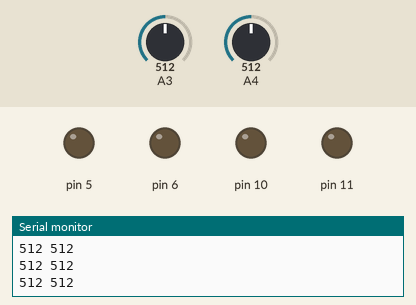
Bench run of a sketch on a simulated Arduino Uno, built with avr-gcc and run on an emulated ATmega328P. Parts: output pins drawn as LEDs (lit = HIGH), the last lines printed to the serial monitor. The inputs (shaded band) are chosen by the test bench; at power-on: A3 = 512, A4 = 512.

Above: at 1.2 s.
1.3 s: A3 set to 308
4.3 s: A3 set to 282
At 5.4 s:
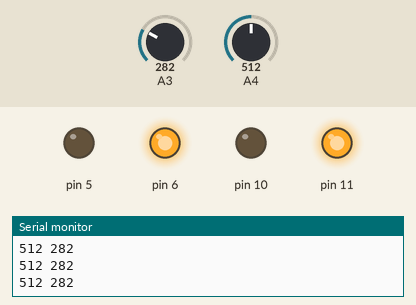
5.8 s: A4 set to 307
7.3 s: A4 set to 283
At 8.5 s:
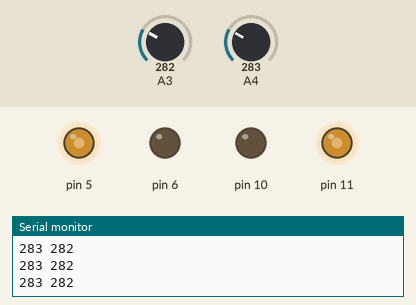
8.8 s: A4 set to 306
At 10.0 s:
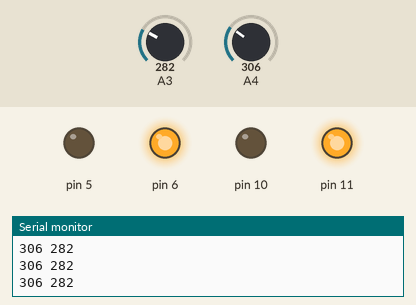
10.3 s: A4 set to 290
At 11.1 s:
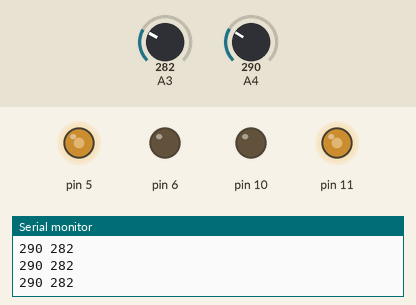
Timing chart, 0 to 12.8 s (numbered marks = the images above; inputs shaded):
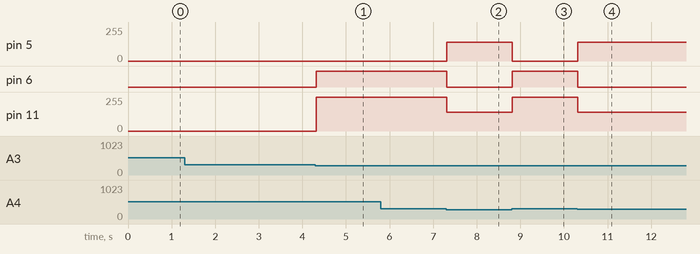

Measured:
- the behaviour switches between 300 and 299 on A3 (found by bisection; images 0 and 1)
- the behaviour switches between 300 and 299 on A4 (found by bisection; images 1 and 2)
- after the input at 4.3 s, pin 6: LOW → HIGH at once; pin 11: 0/255 → 255/255 at once
- after the input at 7.3 s, pin 5: 0/255 → 140/255 at once; pin 6: HIGH → LOW at once; pin 11: 255/255 → 140/255 at once
- after the input at 8.8 s, pin 5: 140/255 → 0/255 at once; pin 6: LOW → HIGH at once; pin 11: 140/255 → 255/255 at once
- after the input at 10.3 s, pin 5: 0/255 → 140/255 at once; pin 6: HIGH → LOW at once; pin 11: 255/255 → 140/255 at once

The sketch:

seguidor_de_linha.ino
```cpp
void setup() {
  //motor direito
  pinMode(11, OUTPUT);
  pinMode(10, OUTPUT);
  //motor esquerdo
  pinMode(6, OUTPUT);
  pinMode(5, OUTPUT);

//sensor esquerdo
  pinMode(A4, INPUT);
  //sensor direito
  pinMode(A3, INPUT);

  Serial.begin(9600);
}

void loop() {
  int leftOptic = analogRead(A4);
  int rightOptic = analogRead(A3);
  int pwm = 140; //define a rotação dos motores, vai de 0 a 255

  Serial.print(leftOptic);
  Serial.print(" ");
  Serial.println(rightOptic);

  if(leftOptic < 300 && rightOptic < 300){ //se os dois detectarem branco, vai reto
    analogWrite(11, pwm);
    digitalWrite(10, LOW);
    digitalWrite(6, LOW);
    analogWrite(5, pwm);
  }
  if(leftOptic >= 300 && rightOptic < 300){ //se o esquerdo detectar preto, vai para a esquerda
    digitalWrite(11, HIGH);
    digitalWrite(10, LOW);
    digitalWrite(6, HIGH);
    digitalWrite(5, LOW);
  }
  if(leftOptic < 300 && rightOptic >= 300){ //se o direito detectar preto, vai para a direita
    digitalWrite(11, LOW);
    digitalWrite(10, HIGH);
    digitalWrite(6, LOW);
    digitalWrite(5, HIGH);
  }
  delay(1);
}
```
